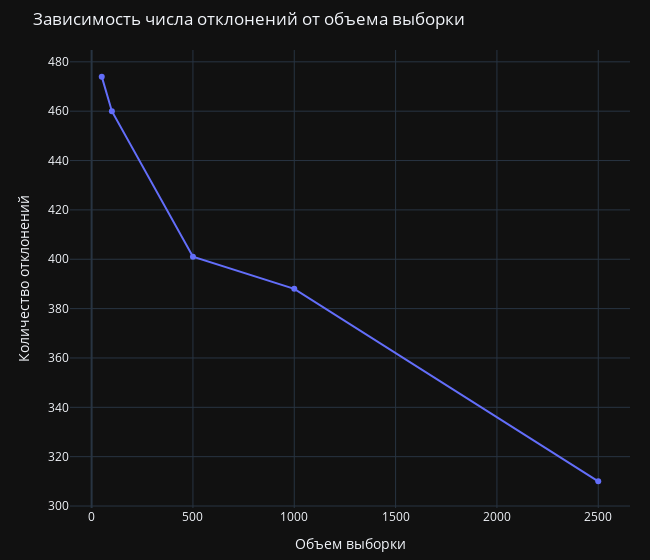

The notebook cell saved with this chart:
### Code cell
fig = px.line(diff_cnt, x='gen_size', y='diff_count',
              labels={
                  'gen_size': 'Объем выборки',
                  'diff_count': 'Количество отклонений'
              },
              title='Зависимость числа отклонений от объема выборки',
              width=650,
              template=theme,
              markers='o')
fig.update_layout(margin=dict(l=70, r=20, b=10, t=50))
fig.show()

### Figure 1 — Plotly figure (JSON) as saved in the notebook; plotly's stock layout.template omitted (floating-point values rounded to 4 significant figures)
{"data": [{"hovertemplate": "Объем выборки=%{x}<br>Количество отклонений=%{y}<extra></extra>", "legendgroup": "", "line": {"color": "#636efa", "dash": "solid"}, "marker": {"symbol": "circle"}, "mode": "lines+markers", "name": "", "orientation": "v", "showlegend": false, "type": "scatter", "x": [50, 100, 500, 1000, 2500], "xaxis": "x", "y": [474, 460, 401, 388, 310], "yaxis": "y"}], "layout": {"legend": {"tracegroupgap": 0}, "margin": {"b": 10, "l": 70, "r": 20, "t": 50}, "title": {"text": "Зависимость числа отклонений от объема выборки"}, "width": 650, "xaxis": {"anchor": "y", "domain": [0, 1], "title": {"text": "Объем выборки"}}, "yaxis": {"anchor": "x", "domain": [0, 1], "title": {"text": "Количество отклонений"}}}}
